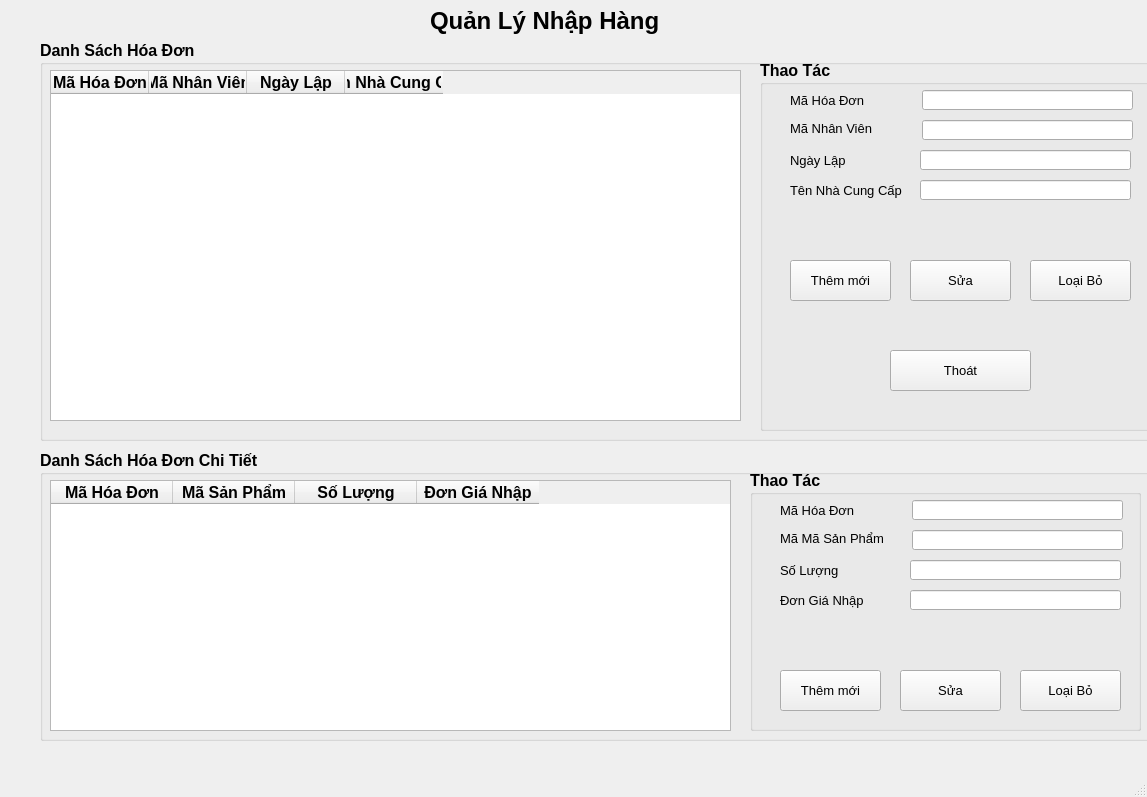
<?xml version="1.0" encoding="UTF-8"?>
<ui version="4.0">
 <class>MainWindow</class>
 <widget class="QMainWindow" name="MainWindow">
  <property name="geometry">
   <rect>
    <x>0</x>
    <y>0</y>
    <width>1147</width>
    <height>797</height>
   </rect>
  </property>
  <property name="windowTitle">
   <string>MainWindow</string>
  </property>
  <widget class="QWidget" name="centralwidget">
   <widget class="QGroupBox" name="hoadobanhang_2">
    <property name="geometry">
     <rect>
      <x>40</x>
      <y>40</y>
      <width>1121</width>
      <height>401</height>
     </rect>
    </property>
    <property name="font">
     <font>
      <pointsize>12</pointsize>
      <weight>75</weight>
      <bold>true</bold>
     </font>
    </property>
    <property name="title">
     <string>Danh Sách Hóa Đơn</string>
    </property>
    <widget class="QTableWidget" name="WidgetDSNH_3">
     <property name="geometry">
      <rect>
       <x>10</x>
       <y>30</y>
       <width>691</width>
       <height>351</height>
      </rect>
     </property>
     <property name="columnCount">
      <number>4</number>
     </property>
     <attribute name="horizontalHeaderMinimumSectionSize">
      <number>48</number>
     </attribute>
     <attribute name="horizontalHeaderDefaultSectionSize">
      <number>98</number>
     </attribute>
     <column>
      <property name="text">
       <string>Mã Hóa Đơn</string>
      </property>
     </column>
     <column>
      <property name="text">
       <string>Mã Nhân Viên</string>
      </property>
     </column>
     <column>
      <property name="text">
       <string>Ngày Lập</string>
      </property>
     </column>
     <column>
      <property name="text">
       <string>Tên Nhà Cung Cấp</string>
      </property>
     </column>
    </widget>
    <widget class="QGroupBox" name="groupBox_5">
     <property name="geometry">
      <rect>
       <x>720</x>
       <y>20</y>
       <width>391</width>
       <height>371</height>
      </rect>
     </property>
     <property name="title">
      <string>Thao Tác</string>
     </property>
     <widget class="QPushButton" name="btnSua1">
      <property name="geometry">
       <rect>
        <x>150</x>
        <y>200</y>
        <width>101</width>
        <height>41</height>
       </rect>
      </property>
      <property name="font">
       <font>
        <pointsize>10</pointsize>
        <weight>50</weight>
        <bold>false</bold>
       </font>
      </property>
      <property name="text">
       <string>Sửa</string>
      </property>
     </widget>
     <widget class="QPushButton" name="btnthem1">
      <property name="geometry">
       <rect>
        <x>30</x>
        <y>200</y>
        <width>101</width>
        <height>41</height>
       </rect>
      </property>
      <property name="font">
       <font>
        <pointsize>10</pointsize>
        <weight>50</weight>
        <bold>false</bold>
       </font>
      </property>
      <property name="text">
       <string>Thêm mới</string>
      </property>
     </widget>
     <widget class="QPushButton" name="btnxoa1">
      <property name="geometry">
       <rect>
        <x>270</x>
        <y>200</y>
        <width>101</width>
        <height>41</height>
       </rect>
      </property>
      <property name="font">
       <font>
        <pointsize>10</pointsize>
        <weight>50</weight>
        <bold>false</bold>
       </font>
      </property>
      <property name="text">
       <string>Loại Bỏ</string>
      </property>
     </widget>
     <widget class="QPushButton" name="btnbackMN_1">
      <property name="geometry">
       <rect>
        <x>130</x>
        <y>290</y>
        <width>141</width>
        <height>41</height>
       </rect>
      </property>
      <property name="font">
       <font>
        <pointsize>10</pointsize>
        <weight>50</weight>
        <bold>false</bold>
       </font>
      </property>
      <property name="text">
       <string>Thoát</string>
      </property>
     </widget>
     <widget class="QLineEdit" name="txtMaNV">
      <property name="geometry">
       <rect>
        <x>162</x>
        <y>60</y>
        <width>211</width>
        <height>20</height>
       </rect>
      </property>
      <property name="text">
       <string/>
      </property>
     </widget>
     <widget class="QLineEdit" name="txtNgayLap">
      <property name="geometry">
       <rect>
        <x>160</x>
        <y>90</y>
        <width>211</width>
        <height>20</height>
       </rect>
      </property>
     </widget>
     <widget class="QLabel" name="label_23">
      <property name="geometry">
       <rect>
        <x>30</x>
        <y>60</y>
        <width>121</width>
        <height>16</height>
       </rect>
      </property>
      <property name="font">
       <font>
        <pointsize>10</pointsize>
        <weight>50</weight>
        <bold>false</bold>
       </font>
      </property>
      <property name="text">
       <string>Mã Nhân Viên</string>
      </property>
     </widget>
     <widget class="QLabel" name="label_24">
      <property name="geometry">
       <rect>
        <x>30</x>
        <y>90</y>
        <width>111</width>
        <height>20</height>
       </rect>
      </property>
      <property name="font">
       <font>
        <pointsize>10</pointsize>
        <weight>50</weight>
        <bold>false</bold>
       </font>
      </property>
      <property name="text">
       <string>Ngày Lập</string>
      </property>
     </widget>
     <widget class="QLineEdit" name="txtMaHD">
      <property name="geometry">
       <rect>
        <x>162</x>
        <y>30</y>
        <width>211</width>
        <height>20</height>
       </rect>
      </property>
     </widget>
     <widget class="QLabel" name="label_25">
      <property name="geometry">
       <rect>
        <x>30</x>
        <y>30</y>
        <width>101</width>
        <height>20</height>
       </rect>
      </property>
      <property name="font">
       <font>
        <pointsize>10</pointsize>
        <weight>50</weight>
        <bold>false</bold>
       </font>
      </property>
      <property name="text">
       <string>Mã Hóa Đơn</string>
      </property>
     </widget>
     <widget class="QLabel" name="label_26">
      <property name="geometry">
       <rect>
        <x>30</x>
        <y>120</y>
        <width>131</width>
        <height>21</height>
       </rect>
      </property>
      <property name="font">
       <font>
        <pointsize>10</pointsize>
        <weight>50</weight>
        <bold>false</bold>
       </font>
      </property>
      <property name="text">
       <string>Tên Nhà Cung Cấp</string>
      </property>
     </widget>
     <widget class="QLineEdit" name="txtTennhaPP">
      <property name="geometry">
       <rect>
        <x>160</x>
        <y>120</y>
        <width>211</width>
        <height>20</height>
       </rect>
      </property>
      <property name="text">
       <string/>
      </property>
     </widget>
    </widget>
   </widget>
   <widget class="QGroupBox" name="hoadobanhang_3">
    <property name="geometry">
     <rect>
      <x>40</x>
      <y>450</y>
      <width>1111</width>
      <height>291</height>
     </rect>
    </property>
    <property name="font">
     <font>
      <pointsize>12</pointsize>
      <weight>75</weight>
      <bold>true</bold>
     </font>
    </property>
    <property name="title">
     <string>Danh Sách Hóa Đơn Chi Tiết</string>
    </property>
    <widget class="QTableWidget" name="WidgetDSNHCT_3">
     <property name="geometry">
      <rect>
       <x>10</x>
       <y>30</y>
       <width>681</width>
       <height>251</height>
      </rect>
     </property>
     <property name="columnCount">
      <number>4</number>
     </property>
     <attribute name="horizontalHeaderMinimumSectionSize">
      <number>48</number>
     </attribute>
     <attribute name="horizontalHeaderDefaultSectionSize">
      <number>122</number>
     </attribute>
     <column>
      <property name="text">
       <string>Mã Hóa Đơn</string>
      </property>
     </column>
     <column>
      <property name="text">
       <string>Mã Sản Phẩm</string>
      </property>
     </column>
     <column>
      <property name="text">
       <string>Số Lượng</string>
      </property>
     </column>
     <column>
      <property name="text">
       <string>Đơn Giá Nhập</string>
      </property>
     </column>
    </widget>
    <widget class="QGroupBox" name="groupBox_6">
     <property name="geometry">
      <rect>
       <x>710</x>
       <y>20</y>
       <width>391</width>
       <height>261</height>
      </rect>
     </property>
     <property name="title">
      <string>Thao Tác</string>
     </property>
     <widget class="QPushButton" name="btnSua2">
      <property name="geometry">
       <rect>
        <x>150</x>
        <y>200</y>
        <width>101</width>
        <height>41</height>
       </rect>
      </property>
      <property name="font">
       <font>
        <pointsize>10</pointsize>
        <weight>50</weight>
        <bold>false</bold>
       </font>
      </property>
      <property name="text">
       <string>Sửa</string>
      </property>
     </widget>
     <widget class="QPushButton" name="btnthem2">
      <property name="geometry">
       <rect>
        <x>30</x>
        <y>200</y>
        <width>101</width>
        <height>41</height>
       </rect>
      </property>
      <property name="font">
       <font>
        <pointsize>10</pointsize>
        <weight>50</weight>
        <bold>false</bold>
       </font>
      </property>
      <property name="text">
       <string>Thêm mới</string>
      </property>
     </widget>
     <widget class="QPushButton" name="btnxoa2">
      <property name="geometry">
       <rect>
        <x>270</x>
        <y>200</y>
        <width>101</width>
        <height>41</height>
       </rect>
      </property>
      <property name="font">
       <font>
        <pointsize>10</pointsize>
        <weight>50</weight>
        <bold>false</bold>
       </font>
      </property>
      <property name="text">
       <string>Loại Bỏ</string>
      </property>
     </widget>
     <widget class="QLineEdit" name="txtMaSP">
      <property name="geometry">
       <rect>
        <x>162</x>
        <y>60</y>
        <width>211</width>
        <height>20</height>
       </rect>
      </property>
      <property name="text">
       <string/>
      </property>
     </widget>
     <widget class="QLineEdit" name="txtSL_3">
      <property name="geometry">
       <rect>
        <x>160</x>
        <y>90</y>
        <width>211</width>
        <height>20</height>
       </rect>
      </property>
     </widget>
     <widget class="QLabel" name="label_28">
      <property name="geometry">
       <rect>
        <x>30</x>
        <y>60</y>
        <width>121</width>
        <height>16</height>
       </rect>
      </property>
      <property name="font">
       <font>
        <pointsize>10</pointsize>
        <weight>50</weight>
        <bold>false</bold>
       </font>
      </property>
      <property name="text">
       <string>Mã Mã Sản Phẩm</string>
      </property>
     </widget>
     <widget class="QLabel" name="label_29">
      <property name="geometry">
       <rect>
        <x>30</x>
        <y>90</y>
        <width>111</width>
        <height>20</height>
       </rect>
      </property>
      <property name="font">
       <font>
        <pointsize>10</pointsize>
        <weight>50</weight>
        <bold>false</bold>
       </font>
      </property>
      <property name="text">
       <string>Số Lượng </string>
      </property>
     </widget>
     <widget class="QLineEdit" name="txtMaHD_5">
      <property name="geometry">
       <rect>
        <x>162</x>
        <y>30</y>
        <width>211</width>
        <height>20</height>
       </rect>
      </property>
     </widget>
     <widget class="QLabel" name="label_30">
      <property name="geometry">
       <rect>
        <x>30</x>
        <y>30</y>
        <width>101</width>
        <height>20</height>
       </rect>
      </property>
      <property name="font">
       <font>
        <pointsize>10</pointsize>
        <weight>50</weight>
        <bold>false</bold>
       </font>
      </property>
      <property name="text">
       <string>Mã Hóa Đơn</string>
      </property>
     </widget>
     <widget class="QLabel" name="label_31">
      <property name="geometry">
       <rect>
        <x>30</x>
        <y>120</y>
        <width>131</width>
        <height>21</height>
       </rect>
      </property>
      <property name="font">
       <font>
        <pointsize>10</pointsize>
        <weight>50</weight>
        <bold>false</bold>
       </font>
      </property>
      <property name="text">
       <string>Đơn Giá Nhập</string>
      </property>
     </widget>
     <widget class="QLineEdit" name="txtDonGia_3">
      <property name="geometry">
       <rect>
        <x>160</x>
        <y>120</y>
        <width>211</width>
        <height>20</height>
       </rect>
      </property>
      <property name="text">
       <string/>
      </property>
     </widget>
    </widget>
   </widget>
   <widget class="QLabel" name="label">
    <property name="geometry">
     <rect>
      <x>430</x>
      <y>0</y>
      <width>411</width>
      <height>41</height>
     </rect>
    </property>
    <property name="font">
     <font>
      <pointsize>18</pointsize>
      <weight>75</weight>
      <bold>true</bold>
     </font>
    </property>
    <property name="text">
     <string>Quản Lý Nhập Hàng</string>
    </property>
   </widget>
  </widget>
  <widget class="QMenuBar" name="menubar">
   <property name="geometry">
    <rect>
     <x>0</x>
     <y>0</y>
     <width>1147</width>
     <height>21</height>
    </rect>
   </property>
  </widget>
  <widget class="QStatusBar" name="statusbar"/>
 </widget>
 <resources/>
 <connections/>
</ui>
